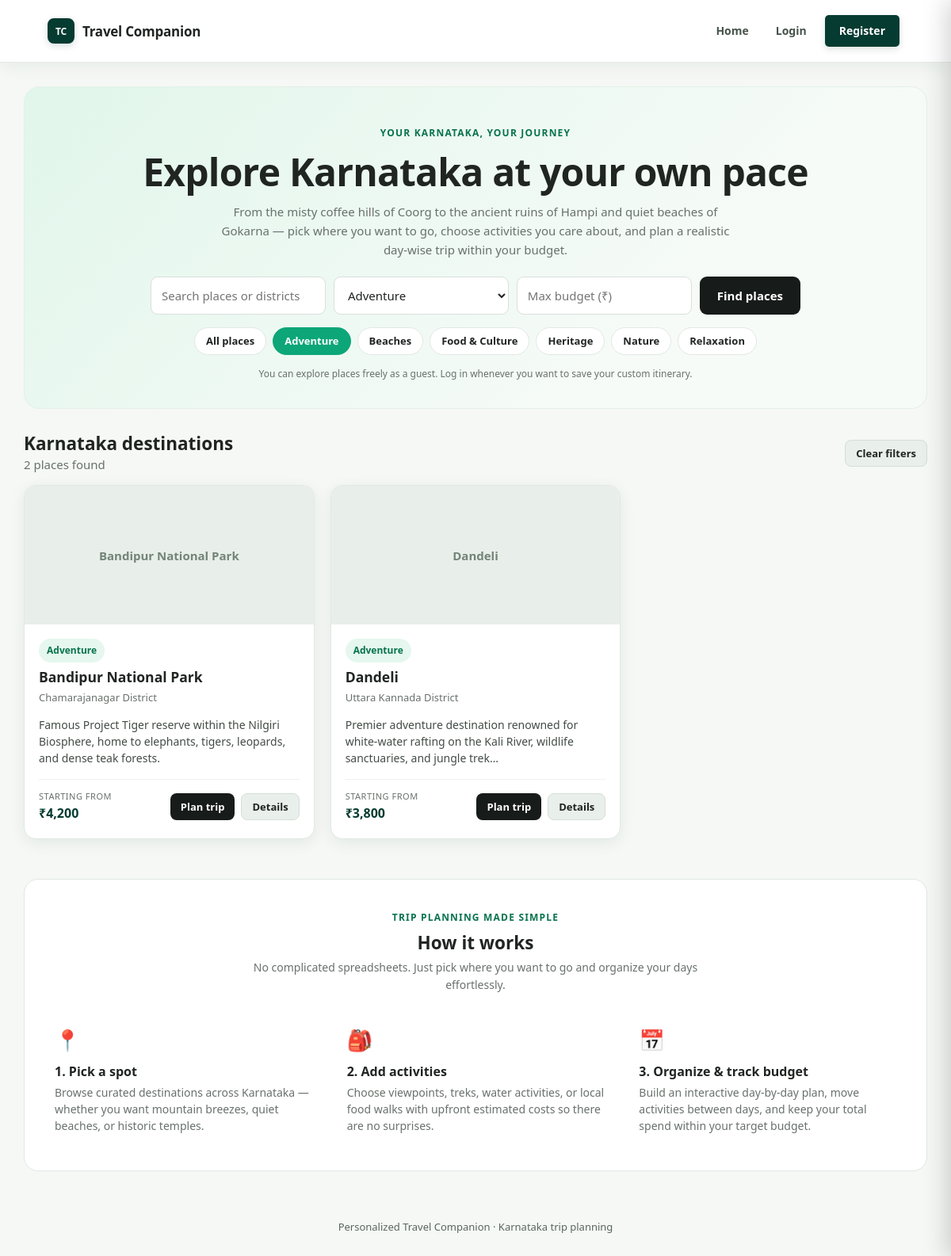
Screenshot of /frontend/index.php?category=2 with the database file from the repository.
### tables this page shows
CREATE TABLE IF NOT EXISTS categories (
    id INT AUTO_INCREMENT PRIMARY KEY,
    name VARCHAR(80) NOT NULL UNIQUE
);

CREATE TABLE IF NOT EXISTS destinations (
    id INT AUTO_INCREMENT PRIMARY KEY,
    name VARCHAR(120) NOT NULL,
    district VARCHAR(100) NOT NULL,
    category_id INT NULL,
    description TEXT,
    image_url VARCHAR(500) DEFAULT '',
    estimated_cost DECIMAL(10,2) NOT NULL DEFAULT 0,
    FOREIGN KEY (category_id)
        REFERENCES categories(id)
        ON DELETE SET NULL
);

### backend/destinations.php (called while the page is built, shortened)
<?php
function ensure_extended_destinations_seeded(PDO $pdo): void
{
    static $seeded = false;
    if ($seeded) {
        return;
    }
    try {
        $count = (int) $pdo->query('SELECT COUNT(*) FROM destinations')->fetchColumn();
        if ($count >= 15) {
            $seeded = true;
            return;
        }
    } catch (Throwable $e) {
    }
}
function get_all_destinations(PDO $pdo, string $q = '', int $categoryId = 0, $budget = null): array
{
    ensure_extended_destinations_seeded($pdo);
    $sql = "SELECT d.*, c.name AS category_name
            FROM destinations d
            LEFT JOIN categories c ON c.id = d.category_id
            WHERE 1=1";
    $params = [];
    $q = trim($q);
    if ($categoryId > 0) {
        $sql .= " AND d.category_id = ?";
        $params[] = $categoryId;
    }
    $sql .= " ORDER BY d.name";
    $stmt = $pdo->prepare($sql);
    $stmt->execute($params);
    return $stmt->fetchAll();
}
function get_destination_categories(PDO $pdo): array
{
    return $pdo->query("SELECT * FROM categories ORDER BY name")->fetchAll();
}

### backend/helpers.php (called while the page is built, shortened)
<?php
if (!function_exists('e')) {
    function e(?string $value): string {
        return htmlspecialchars($value ?? '', ENT_QUOTES, 'UTF-8');
    }
}

### frontend/index.php (the view, shortened to what this page needs)
<?php
require_once dirname(__DIR__) . '/backend/destinations.php';
$q = trim($_GET['q'] ?? '');
$category = (int) ($_GET['category'] ?? 0);
$minBudget = trim($_GET['budget'] ?? '');
$destinations = get_all_destinations($pdo, $q, $category, $minBudget);
$categories = get_destination_categories($pdo);
require_once __DIR__ . '/includes/header.php';
?>
<section class="hero">
    <div class="eyebrow">
        Your Karnataka, your journey
    </div>
    <h1>Explore Karnataka at your own pace</h1>
    <p>
        From the misty coffee hills of Coorg to the ancient ruins of Hampi and quiet beaches of Gokarna —
        pick where you want to go, choose activities you care about, and plan a realistic day-wise trip within your budget.
    </p>
    <form class="searchbox" method="get" action="index.php" role="search" aria-label="Search destinations">
        <input
            id="search_query"
            type="search"
            name="q"
            placeholder="Search places or districts (e.g. Coorg, Hampi, Udupi)..."
            value="<?= e($q) ?>"
        >
        <select id="search_category" name="category">
            <?php foreach ($categories as $c): ?>
                <option
                    value="<?= $c['id'] ?>"
                    <?= $category === (int) $c['id'] ? 'selected' : '' ?>
                >
                    <?= e($c['name']) ?>
                </option>
            <?php endforeach; ?>
        </select>
        <input
            id="search_budget"
            type="number"
            min="0"
            step="100"
            name="budget"
            placeholder="Max budget (₹)"
            value="<?= e($minBudget) ?>"
        >
        <button type="submit" class="btn">Find places</button>
    </form>
    <div class="pills-bar">
        <a href="index.php" class="pill <?= ($category === 0 && empty($q) && empty($minBudget)) ? 'active' : '' ?>">
            All places
        </a>
        <?php foreach ($categories as $c): ?>
            <a
                href="index.php?category=<?= (int) $c['id'] ?>"
                class="pill <?= ($category === (int) $c['id']) ? 'active' : '' ?>"
            >
                <?= e($c['name']) ?>
            </a>
        <?php endforeach; ?>
    </div>
    <p class="smalltext" style="margin-top: 14px; margin-bottom: 0;">
        You can explore places freely as a guest. Log in whenever you want to save your custom itinerary.
    </p>
</section>
<div class="between" style="margin-top: 28px; margin-bottom: 14px;">
    <div>
        <h2 style="margin: 0;">Karnataka destinations</h2>
        <span class="muted">
            <?= count($destinations) ?> <?= count($destinations) === 1 ? 'place' : 'places' ?> found
        </span>
    </div>
    <?php if ($q !== '' || $category > 0 || $minBudget !== ''): ?>
        <a class="btn small secondary" href="index.php">
            Clear filters
        </a>
    <?php endif; ?>
</div>
<div class="grid">
    <?php foreach ($destinations as $d): ?>
        <article class="card destination">
            <?php if (!empty($d['image_url'])): ?>
                <div style="display: none; height: 175px; background: #e8eee9; align-items: center; justify-content: center; color: #738479; font-weight: 600;">
                    <?= e($d['name']) ?>
                </div>
            <?php else: ?>
                <div style="height: 175px; background: #e8eee9; display: flex; align-items: center; justify-content: center; color: #738479; font-weight: 600;">
                    <?= e($d['name']) ?>
                </div>
            <?php endif; ?>
            <div class="body">
                <span class="tag">
                    <?= e($d['category_name'] ?? 'Explore') ?>
                </span>
                <h3 style="margin-top: 8px; margin-bottom: 4px;"><?= e($d['name']) ?></h3>
                <p class="muted" style="margin-top: 0; margin-bottom: 10px; font-size: 13px;">
                    <?= e($d['district']) ?> District
                </p>
                <p style="font-size: 14px; line-height: 1.5; color: #434c46; margin-bottom: 16px;">
                    <?= e(mb_strimwidth($d['description'] ?? '', 0, 120, '…')) ?>
                </p>
                <div class="between" style="border-top: 1px solid #eef3ef; padding-top: 12px; align-items: center;">
                    <div>
                        <span class="muted" style="display: block; font-size: 11px; text-transform: uppercase; letter-spacing: 0.5px;">Starting from</span>
                        <strong style="color: var(--deep); font-size: 16px;">
                            ₹<?= number_format((float) $d['estimated_cost']) ?>
                        </strong>
                    </div>
                    <div style="display: flex; gap: 8px;">
                        <a
                            class="btn small"
                            href="plan_trip.php?destination_id=<?= (int) $d['id'] ?>"
                            aria-label="Plan a trip to <?= e($d['name']) ?>"
                        >
                            Plan trip
                        </a>
                        <a
                            class="btn small secondary"
                            href="destination.php?id=<?= (int) $d['id'] ?>"
                            aria-label="View details for <?= e($d['name']) ?>"
                        >
                            Details
                        </a>
                    </div>
                </div>
            </div>
        </article>
    <?php endforeach; ?>
</div>
<section style="margin-top: 50px; padding: 34px 26px; background: #ffffff; border: 1px solid var(--line); border-radius: 18px;">
    <div style="text-align: center; max-width: 620px; margin: 0 auto 26px;">
        <span class="eyebrow">Trip Planning Made Simple</span>
        <h2 style="margin: 8px 0 6px;">How it works</h2>
        <p class="muted" style="margin: 0; font-size: 14px;">
            No complicated spreadsheets. Just pick where you want to go and organize your days effortlessly.
        </p>
    </div>
    <div class="grid" style="gap: 20px;">
        <div style="padding: 12px;">
            <div style="font-size: 26px; margin-bottom: 8px;" aria-hidden="true">📍</div>
            <h3 style="font-size: 16px; margin: 0 0 6px;">1. Pick a spot</h3>
            <p class="muted" style="font-size: 14px; margin: 0; line-height: 1.5;">
                Browse curated destinations across Karnataka — whether you want mountain breezes, quiet beaches, or historic temples.
            </p>
        </div>
        <div style="padding: 12px;">
            <div style="font-size: 26px; margin-bottom: 8px;" aria-hidden="true">🎒</div>
            <h3 style="font-size: 16px; margin: 0 0 6px;">2. Add activities</h3>
            <p class="muted" style="font-size: 14px; margin: 0; line-height: 1.5;">
                Choose viewpoints, treks, water activities, or local food walks with upfront estimated costs so there are no surprises.
            </p>
        </div>
        <div style="padding: 12px;">
            <div style="font-size: 26px; margin-bottom: 8px;" aria-hidden="true">📅</div>
            <h3 style="font-size: 16px; margin: 0 0 6px;">3. Organize &amp; track budget</h3>
            <p class="muted" style="font-size: 14px; margin: 0; line-height: 1.5;">
                Build an interactive day-by-day plan, move activities between days, and keep your total spend within your target budget.
            </p>
        </div>
    </div>
</section>
<?php require_once __DIR__ . '/includes/footer.php'; ?>

### frontend/assets/style.css (style rules this page uses)
* { box-sizing: border-box; }
:root { --green: #0ca678; --mint: #36d9a4; --deep: #063b31; --ink: #202522; --muted: #68716c; --paper: #f5f8f5; --line: #e2e8e3; --white: #ffffff; --soft-green: #e5f7ee; --shadow: 0 5px 20px rgba(16, 43, 23, 0.07); --shadow-hover: 0 10px 28px rgba(16, 43, 23, 0.12); }
html { scroll-behavior: smooth; overflow-x: hidden; }
body { margin: 0; min-width: 320px; overflow-x: hidden; background: var(--paper); font: 15px/1.6 system-ui, -apple-system, "Segoe UI", sans-serif; color: var(--ink); }
a { color: var(--deep); text-decoration: none; }
.nav-cta, .btn { background: #171b19; color: white; border: 0; border-radius: 9px; padding: 10px 16px; display: inline-flex; align-items: center; justify-content: center; gap: 6px; cursor: pointer; font: inherit; font-weight: 650; text-align: center; text-decoration: none; line-height: 1.4; vertical-align: middle; transition: background 0.2s ease, transform 0.2s ease, box-shadow 0.2s ease, color 0.2s ease; }
.btn.secondary { background: #e9efeb; color: var(--ink); border: 1px solid #d4ded7; }
.btn.small { padding: 7px 13px; font-size: 13px; border-radius: 8px; }
h1, h2, h3 { line-height: 1.25; color: var(--ink); }
h2 { margin-top: 28px; margin-bottom: 14px; }
.muted { color: var(--muted); }
.hero { text-align: center; padding: 48px 24px 34px; background: linear-gradient(135deg, #e1f6eb, #f7fbf8 75%); border: 1px solid #e4f0e7; border-radius: 20px; margin-bottom: 30px; }
.eyebrow { color: #08734e; font-weight: 800; text-transform: uppercase; letter-spacing: 1.2px; font-size: 12px; }
.hero h1 { font-size: clamp(30px, 4vw, 48px); line-height: 1.12; margin: 12px 0; letter-spacing: -0.8px; }
.hero p { color: var(--muted); max-width: 650px; margin: 0 auto 22px; }
.searchbox { display: flex; max-width: 820px; margin: 22px auto 12px; gap: 10px; flex-wrap: wrap; align-items: stretch; }
.searchbox input, .searchbox select { flex: 1; min-width: 150px; }
.searchbox .btn { flex-shrink: 0; padding: 11px 22px; }
.pills-bar { display: flex; gap: 8px; flex-wrap: wrap; justify-content: center; margin: 16px auto 8px; max-width: 820px; }
.pill { display: inline-block; padding: 6px 14px; border-radius: 20px; background: #ffffff; border: 1px solid var(--line); color: var(--ink); font-size: 13px; font-weight: 600; text-decoration: none; transition: all 0.2s ease; }
.pill.active { background: #0ca678; color: #ffffff; border-color: #0ca678; }
.grid { display: grid; grid-template-columns: repeat(3, minmax(0, 1fr)); gap: 20px; }
.card { background: var(--white); border: 1px solid var(--line); border-radius: 15px; padding: 20px; box-shadow: var(--shadow); transition: box-shadow 0.22s ease, border-color 0.22s ease; }
.destination { padding: 0; overflow: hidden; }
.destination .body { padding: 18px; }
.destination .body h3 { margin-top: 10px; margin-bottom: 8px; }
.tag { display: inline-block; background: var(--soft-green); color: #08734e; padding: 5px 10px; border-radius: 20px; font-size: 12px; font-weight: 700; }
.between { display: flex; justify-content: space-between; align-items: center; gap: 12px; flex-wrap: wrap; }
input, select, textarea { font: inherit; padding: 11px 13px; border: 1px solid #d8e0da; border-radius: 9px; background: var(--white); width: 100%; min-width: 0; color: var(--ink); transition: border-color 0.2s ease, box-shadow 0.2s ease; }
.smalltext { font-size: 12px; color: var(--muted); }

### rows the page displays
categories: name "Adventure"
categories: name "Beaches"
categories: name "Food & Culture"
categories: name "Heritage"
categories: name "Nature"
categories: name "Relaxation"
destinations: name "Bandipur National Park", category.name "Adventure", district "Chamarajanagar", description "Famous Project Tiger reserve within the Nilgiri Biosphere, home to elephants, tigers, leopards, and dense teak forests.", estimated_cost "4,200"
destinations: name "Dandeli", category.name "Adventure", district "Uttara Kannada", description "Premier adventure destination renowned for white-water rafting on the Kali River, wildlife sanctuaries, and jungle trek…", estimated_cost "3,800"

### other values shown
count($destinations) "2"
form field category "Adventure"
